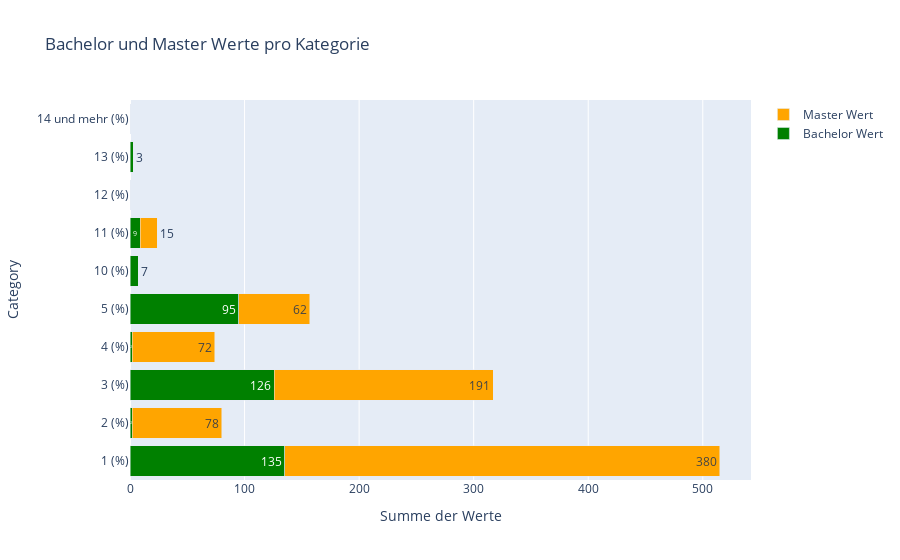

Write notebook code for a chart like this one.
### Code cell
import plotly.graph_objects as go
import pandas as pd

# Beispiel-Daten (ersetze dies mit deinem DataFrame)
data = {
    'Jahr': [2013, 2013, 2013, 2013, 2013, 2024, 2024, 2024, 2024, 2024],
    'Category': ['1 (%)', '2 (%)', '3 (%)', '4 (%)', '5 (%)', '10 (%)', '11 (%)', '12 (%)', '13 (%)', '14 und mehr (%)'],
    'Bachelorg Wert': [135.0, 2.0, 126.0, 2.0, 95.0, 7.0, 9.0, 0.0, 3.0, 0.0],
    'Master Wert': [380.0, 78.0, 191.0, 72.0, 62.0, 0.0, 15.0, 0.0, 0.0, 0.0],
}

# Erstelle den DataFrame
df = pd.DataFrame(data)

# Definiere Kategorien und Jahre für die Y-Achse und X-Achse
categories = df['Category'].unique()
years = df['Jahr'].unique()

# Daten für das gestapelte Balkendiagramm
bachelor_bin = df['Bachelorg Wert']  # Bachelor-Werte
master_bin = df['Master Wert']  # Master-Werte

# Erstelle die Daten für den gestapelten Balkenplot
trace_bachelor = go.Bar(
    y=categories,
    x=bachelor_bin,
    name='Bachelor Wert',
    orientation='h',
    marker=dict(color='green'),
    text=bachelor_bin,  # Anzeige des Textes (Wert)
    hoverinfo='x+text'
)

trace_master = go.Bar(
    y=categories,
    x=master_bin,
    name='Master Wert',
    orientation='h',
    marker=dict(color='orange'),
    text=master_bin,  # Anzeige des Textes (Wert)
    hoverinfo='x+text'
)

# Layout des Diagramms
layout = go.Layout(
    title='Bachelor und Master Werte pro Kategorie',
    barmode='stack',  # Balken übereinander stapeln
    yaxis=dict(title='Category'),
    xaxis=dict(title='Summe der Werte'),
    showlegend=True
)

# Erstelle das Diagramm und zeige es an
fig = go.Figure(data=[trace_bachelor, trace_master], layout=layout)
fig.show()

### Figure 1 — Plotly figure (JSON) as saved in the notebook; plotly's stock layout.template omitted (floating-point values rounded to 4 significant figures)
{"data": [{"hoverinfo": "x+text", "marker": {"color": "green"}, "name": "Bachelor Wert", "orientation": "h", "text": [135, 2, 126, 2, 95, 7, 9, 0, 3, 0], "type": "bar", "x": [135, 2, 126, 2, 95, 7, 9, 0, 3, 0], "y": ["1 (%)", "2 (%)", "3 (%)", "4 (%)", "5 (%)", "10 (%)", "11 (%)", "12 (%)", "13 (%)", "14 und mehr (%)"]}, {"hoverinfo": "x+text", "marker": {"color": "orange"}, "name": "Master Wert", "orientation": "h", "text": [380, 78, 191, 72, 62, 0, 15, 0, 0, 0], "type": "bar", "x": [380, 78, 191, 72, 62, 0, 15, 0, 0, 0], "y": ["1 (%)", "2 (%)", "3 (%)", "4 (%)", "5 (%)", "10 (%)", "11 (%)", "12 (%)", "13 (%)", "14 und mehr (%)"]}], "layout": {"barmode": "stack", "showlegend": true, "title": {"text": "Bachelor und Master Werte pro Kategorie"}, "xaxis": {"title": {"text": "Summe der Werte"}}, "yaxis": {"title": {"text": "Category"}}}}
